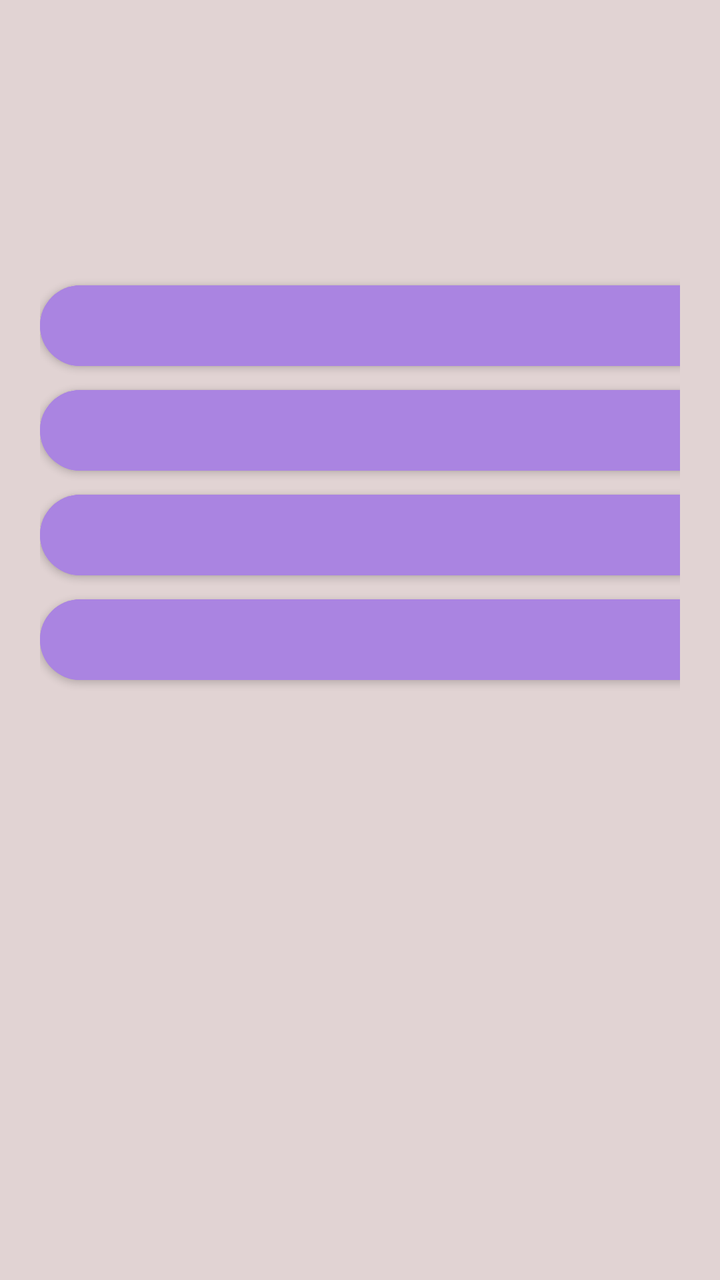
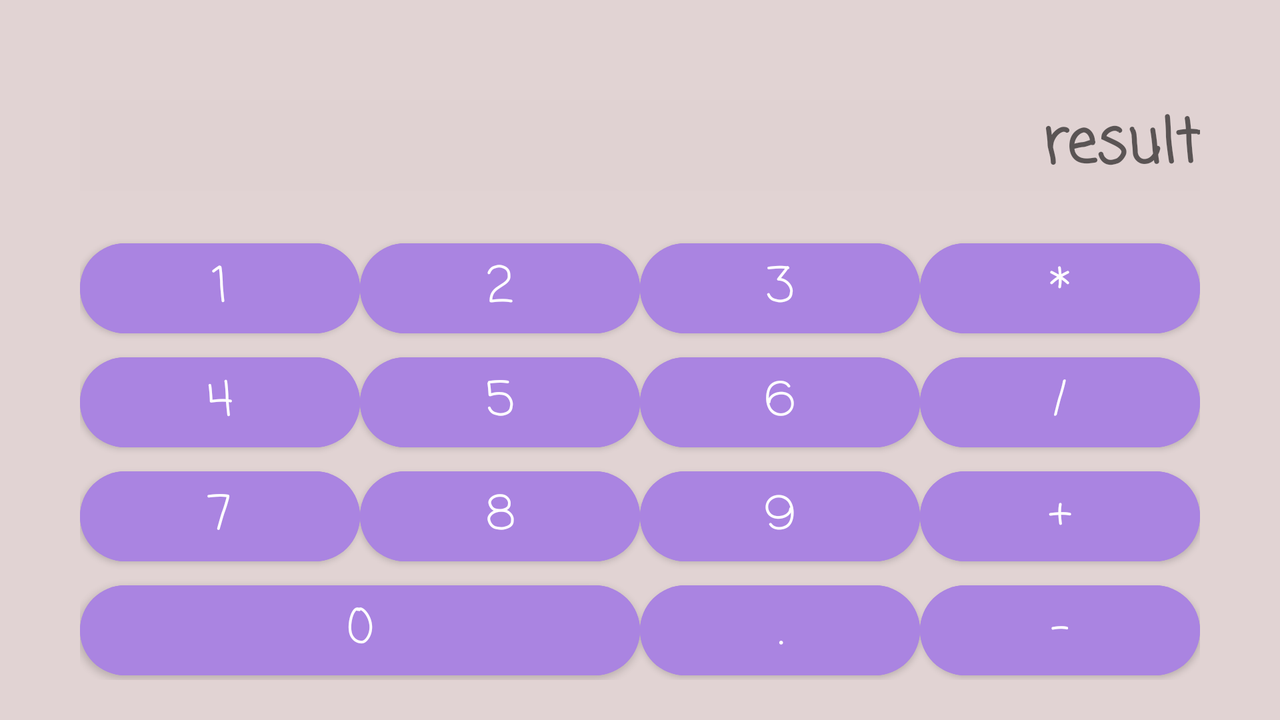

Compare how this app lays out the same screen by default and in its alternative resource folder. The renders come first, then the two layout files and the values they reference.
<!-- AndroidManifest.xml: application theme AppTheme -->
<!-- res/layout/activity_main.xml -->
<?xml version="1.0" encoding="utf-8"?>
<GridLayout xmlns:android="http://schemas.android.com/apk/res/android"

    xmlns:app="http://schemas.android.com/apk/res-auto"
    android:layout_width="match_parent"
    android:layout_height="match_parent"
    android:layout_gravity="center"
    android:backgroundTint="#887272"
    android:columnCount="4"
    android:padding="20dp">


    <TextView
        android:id="@+id/result"
        android:layout_width="wrap_content"
        android:layout_height="wrap_content"
        android:layout_columnSpan="4"
        android:layout_gravity="fill_horizontal"
        android:layout_marginTop="30dp"
        android:layout_marginBottom="20dp"
        android:gravity="end"
        android:hint="@string/result" />

    <Button
        android:id="@+id/key_1"
        android:layout_width="wrap_content"
        android:layout_height="wrap_content"
        android:layout_columnWeight="1"
        android:text="@string/key_1" />

    <Button
        android:id="@+id/key_2"
        android:layout_width="wrap_content"
        android:layout_height="wrap_content"
        android:layout_columnWeight="1"
        android:text="@string/key_2" />

    <Button

        android:id="@+id/key_3"
        android:layout_width="wrap_content"
        android:layout_height="wrap_content"
        android:layout_columnWeight="1"
        android:text="@string/key_3" />

    <Button
        android:id="@+id/key_multiply"
        android:layout_width="wrap_content"
        android:layout_height="wrap_content"
        android:layout_columnWeight="1"
        android:text="@string/key_multiply" />

    <Button
        android:id="@+id/key_4"
        android:layout_width="wrap_content"
        android:layout_height="wrap_content"
        android:layout_columnWeight="1"
        android:text="@string/key_4" />

    <Button
        android:id="@+id/key_5"
        android:layout_width="wrap_content"
        android:layout_height="wrap_content"
        android:layout_columnWeight="1"
        android:text="@string/key_5" />

    <Button
        android:id="@+id/key_6"
        android:layout_width="wrap_content"
        android:layout_height="wrap_content"
        android:layout_columnWeight="1"
        android:text="@string/key_6" />

    <Button
        android:id="@+id/key_div"
        android:layout_width="wrap_content"
        android:layout_height="wrap_content"
        android:layout_columnWeight="1"
        android:text="@string/key_divide" />

    <Button
        android:id="@+id/key_7"
        android:layout_width="wrap_content"
        android:layout_height="wrap_content"
        android:layout_columnWeight="1"
        android:text="@string/key_7" />

    <Button
        android:id="@+id/key_8"
        android:layout_width="wrap_content"
        android:layout_height="wrap_content"
        android:layout_columnWeight="1"
        android:text="@string/key_8" />

    <Button
        android:id="@+id/key_9"
        android:layout_width="wrap_content"
        android:layout_height="wrap_content"
        android:layout_columnWeight="1"
        android:text="@string/key_9" />

    <Button
        android:id="@+id/key_plus"
        android:layout_width="wrap_content"
        android:layout_height="wrap_content"
        android:layout_columnWeight="1"
        android:text="@string/key_plus" />

    <Button
        android:id="@+id/key_0"
        android:layout_width="wrap_content"
        android:layout_height="wrap_content"
        android:layout_columnSpan="2"
        android:layout_columnWeight="1"
        android:layout_gravity="fill_horizontal"
        android:text="@string/key_0" />

    <Button
        android:id="@+id/key_dot"
        android:layout_width="wrap_content"
        android:layout_height="wrap_content"
        android:layout_columnWeight="1"
        android:text="@string/key_dot" />

    <Button
        android:id="@+id/key_minus"
        android:layout_width="wrap_content"
        android:layout_height="wrap_content"
        android:layout_columnWeight="1"
        android:text="@string/key_minus" />

    <RadioButton
        android:id="@+id/night_theme"
        android:layout_columnWeight="1"
        android:layout_gravity="center_horizontal" />

    <CheckedTextView
        android:layout_columnWeight="1"
        android:text="@string/dark_theme"/>
    <RadioButton
        android:id="@+id/light_theme"
        android:layout_columnWeight="1"
        android:layout_gravity="center_horizontal" />

    <CheckedTextView
        android:layout_columnWeight="1"
        android:text="@string/light_theme"/>
</GridLayout>
<!-- resources referenced by this layout -->
<resources>
  <string name="dark_theme">dark theme</string>
  <string name="key_0">0</string>
  <string name="key_1">1</string>
  <string name="key_2">2</string>
  <string name="key_3">3</string>
  <string name="key_4">4</string>
  <string name="key_5">5</string>
  <string name="key_6">6</string>
  <string name="key_7">7</string>
  <string name="key_8">8</string>
  <string name="key_9">9</string>
  <string name="key_divide">/</string>
  <string name="key_dot">.</string>
  <string name="key_minus">-</string>
  <string name="key_multiply">*</string>
  <string name="key_plus">+</string>
  <string name="light_theme">lidht theme</string>
  <string name="result">result</string>
  <style name="AppTheme" parent="Theme.MaterialComponents.DayNight.DarkActionBar">
          <item name="colorPrimary">@color/colorPrimary</item>
          <item name="colorPrimaryDark">@color/colorPrimaryDark</item>
          <item name="colorAccent">@color/colorAccent</item>
          <item name="materialButtonStyle">@style/CalcButton</item>
          <item name="android:textViewStyle">@style/TextViewCust</item>
          <item name="android:backgroundTint">@color/backgroundDay</item>
          <item name="android:checkedTextViewStyle">@style/CheckedTxt</item>
  
  
      </style>
  <color name="colorPrimary">#AA84E1</color>
  <color name="colorPrimaryDark">#3700B3</color>
  <color name="colorAccent">#03DAC5</color>
  <style name="CalcButton" parent="Widget.MaterialComponents.Button">
          <item name="android:fontFamily">@font/custom_font</item>
          <item name="android:backgroundTint">@color/colorPrimary</item>
          <item name="android:textSize">@dimen/bnt_text</item>
          <item name="cornerRadius">@dimen/btn_radius</item>
      </style>
  <style name="TextViewCust" parent="Widget.AppCompat.TextView">
          <item name="android:fontFamily">@font/custom_font</item>
          <item name="android:textSize">@dimen/text_size</item>
          <item name="android:textStyle">bold</item>
      </style>
  <color name="backgroundDay">#E1D3D3</color>
  <style name="CheckedTxt" parent="Widget.AppCompat.TextView">
          <item name="android:fontFamily">@font/custom_font</item>
          <item name="android:textSize">@dimen/checked_text_size</item>
      </style>
  <dimen name="bnt_text">24sp</dimen>
  <dimen name="btn_radius">24dp</dimen>
  <dimen name="text_size">50sp</dimen>
  <dimen name="checked_text_size">12sp</dimen>
</resources>
<!-- res/layout-land/activity_main.xml (the repository's variant of the layout above) -->
<!-- drawn on the phone turned sideways -->
<?xml version="1.0" encoding="utf-8"?>
<GridLayout xmlns:android="http://schemas.android.com/apk/res/android"

    android:layout_width="match_parent"
    android:layout_height="match_parent"
    android:layout_gravity="center"
    android:background="@drawable/formula"
    android:columnCount="4"
    android:padding="20dp"
    android:paddingStart="40dp"
    android:paddingEnd="40dp">


    <TextView
        android:id="@+id/result"
        android:layout_width="wrap_content"
        android:layout_height="wrap_content"
        android:layout_columnSpan="4"
        android:layout_gravity="fill_horizontal"
        android:layout_marginTop="30dp"
        android:layout_marginBottom="20dp"
        android:background="#8FDCD6D6"
        android:fontFamily="casual"
        android:gravity="end"
        android:hint="@string/result"
        android:textSize="30sp"
        android:textStyle="bold" />

    <Button

        android:id="@+id/key_1"
        android:layout_width="wrap_content"
        android:layout_height="wrap_content"
        android:layout_columnWeight="1"
        android:fontFamily="casual"
        android:text="@string/key_1" />

    <Button
        android:id="@+id/key_2"
        android:layout_width="wrap_content"
        android:layout_height="wrap_content"
        android:layout_columnWeight="1"
        android:fontFamily="casual"
        android:text="@string/key_2" />

    <Button

        android:id="@+id/key_3"
        android:layout_width="wrap_content"
        android:layout_height="wrap_content"
        android:layout_columnWeight="1"
        android:fontFamily="casual"
        android:text="@string/key_3" />

    <Button
        android:id="@+id/key_multiply"
        android:layout_width="wrap_content"
        android:layout_height="wrap_content"
        android:layout_columnWeight="1"
        android:fontFamily="casual"
        android:text="@string/key_multiply" />

    <Button
        android:id="@+id/key_4"
        android:layout_width="wrap_content"
        android:layout_height="wrap_content"
        android:layout_columnWeight="1"
        android:fontFamily="casual"
        android:text="@string/key_4" />

    <Button
        android:id="@+id/key_5"
        android:layout_width="wrap_content"
        android:layout_height="wrap_content"
        android:layout_columnWeight="1"
        android:fontFamily="casual"
        android:text="@string/key_5" />

    <Button
        android:id="@+id/key_6"
        android:layout_width="wrap_content"
        android:layout_height="wrap_content"
        android:layout_columnWeight="1"
        android:fontFamily="casual"
        android:text="@string/key_6" />

    <Button
        android:id="@+id/key_div"
        android:layout_width="wrap_content"
        android:layout_height="wrap_content"
        android:layout_columnWeight="1"
        android:fontFamily="casual"
        android:text="@string/key_divide" />

    <Button
        android:id="@+id/key_7"
        android:layout_width="wrap_content"
        android:layout_height="wrap_content"
        android:layout_columnWeight="1"
        android:fontFamily="casual"
        android:text="@string/key_7" />

    <Button
        android:id="@+id/key_8"
        android:layout_width="wrap_content"
        android:layout_height="wrap_content"
        android:layout_columnWeight="1"
        android:fontFamily="casual"
        android:text="@string/key_8" />

    <Button
        android:id="@+id/key_9"
        android:layout_width="wrap_content"
        android:layout_height="wrap_content"
        android:layout_columnWeight="1"
        android:fontFamily="casual"
        android:scrollbarSize="8dp"
        android:text="@string/key_9" />

    <Button
        android:id="@+id/key_plus"
        android:layout_width="wrap_content"
        android:layout_height="wrap_content"
        android:layout_columnWeight="1"
        android:fontFamily="casual"
        android:text="@string/key_plus" />

    <Button
        android:id="@+id/key_0"
        android:layout_width="wrap_content"
        android:layout_height="wrap_content"
        android:layout_columnSpan="2"
        android:layout_columnWeight="1"
        android:layout_gravity="fill_horizontal"
        android:fontFamily="casual"
        android:text="@string/key_0" />

    <Button
        android:id="@+id/key_dot"
        android:layout_width="wrap_content"
        android:layout_height="wrap_content"
        android:layout_columnWeight="1"
        android:fontFamily="casual"
        android:text="@string/key_dot" />

    <Button
        android:id="@+id/key_minus"
        android:layout_width="wrap_content"
        android:layout_height="wrap_content"
        android:layout_columnWeight="1"
        android:fontFamily="casual"
        android:text="@string/key_minus" />
</GridLayout>
<!-- resources referenced by the variant -->
<!-- as the phone turned sideways resolves them -->
<resources>
  <string name="key_0">0</string>
  <string name="key_1">1</string>
  <string name="key_2">2</string>
  <string name="key_3">3</string>
  <string name="key_4">4</string>
  <string name="key_5">5</string>
  <string name="key_6">6</string>
  <string name="key_7">7</string>
  <string name="key_8">8</string>
  <string name="key_9">9</string>
  <string name="key_divide">/</string>
  <string name="key_dot">.</string>
  <string name="key_minus">-</string>
  <string name="key_multiply">*</string>
  <string name="key_plus">+</string>
  <string name="result">result</string>
  <style name="AppTheme" parent="Theme.MaterialComponents.DayNight.DarkActionBar">
          <item name="colorPrimary">@color/colorPrimary</item>
          <item name="colorPrimaryDark">@color/colorPrimaryDark</item>
          <item name="colorAccent">@color/colorAccent</item>
          <item name="materialButtonStyle">@style/CalcButton</item>
          <item name="android:textViewStyle">@style/TextViewCust</item>
          <item name="android:backgroundTint">@color/backgroundDay</item>
          <item name="android:checkedTextViewStyle">@style/CheckedTxt</item>
  
  
      </style>
  <color name="colorPrimary">#AA84E1</color>
  <color name="colorPrimaryDark">#3700B3</color>
  <color name="colorAccent">#03DAC5</color>
  <style name="CalcButton" parent="Widget.MaterialComponents.Button">
          <item name="android:fontFamily">@font/custom_font</item>
          <item name="android:backgroundTint">@color/colorPrimary</item>
          <item name="android:textSize">@dimen/bnt_text</item>
          <item name="cornerRadius">@dimen/btn_radius</item>
      </style>
  <style name="TextViewCust" parent="Widget.AppCompat.TextView">
          <item name="android:fontFamily">@font/custom_font</item>
          <item name="android:textSize">@dimen/text_size</item>
          <item name="android:textStyle">bold</item>
      </style>
  <color name="backgroundDay">#E1D3D3</color>
  <style name="CheckedTxt" parent="Widget.AppCompat.TextView">
          <item name="android:fontFamily">@font/custom_font</item>
          <item name="android:textSize">@dimen/checked_text_size</item>
      </style>
  <dimen name="bnt_text">24sp</dimen>
  <dimen name="btn_radius">24dp</dimen>
  <dimen name="text_size">50sp</dimen>
  <dimen name="checked_text_size">12sp</dimen>
</resources>
